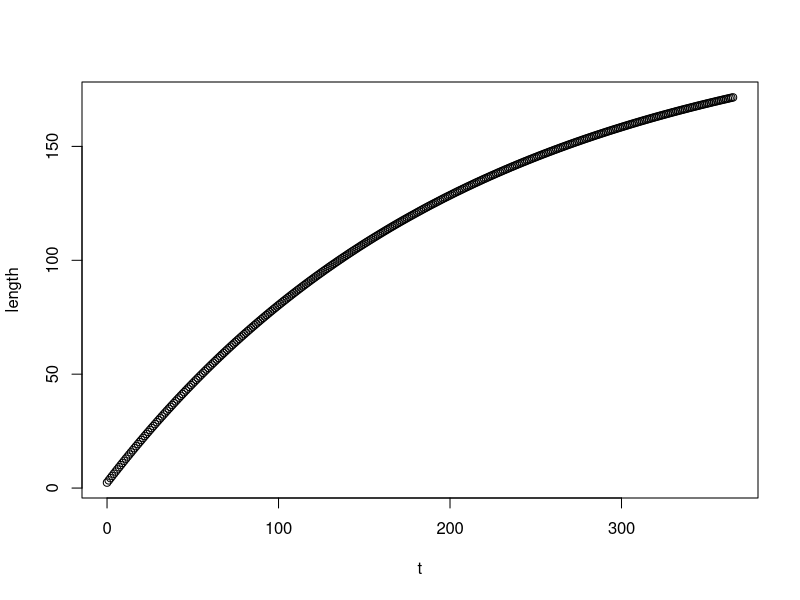
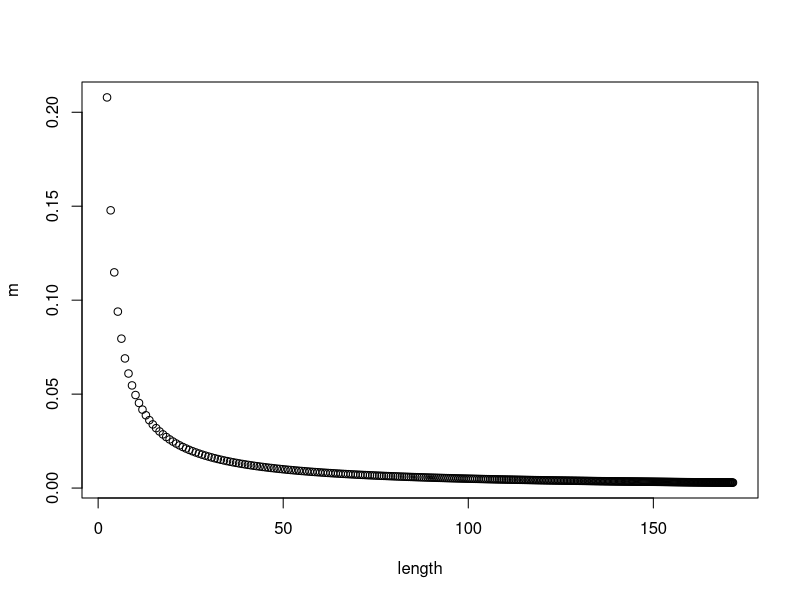
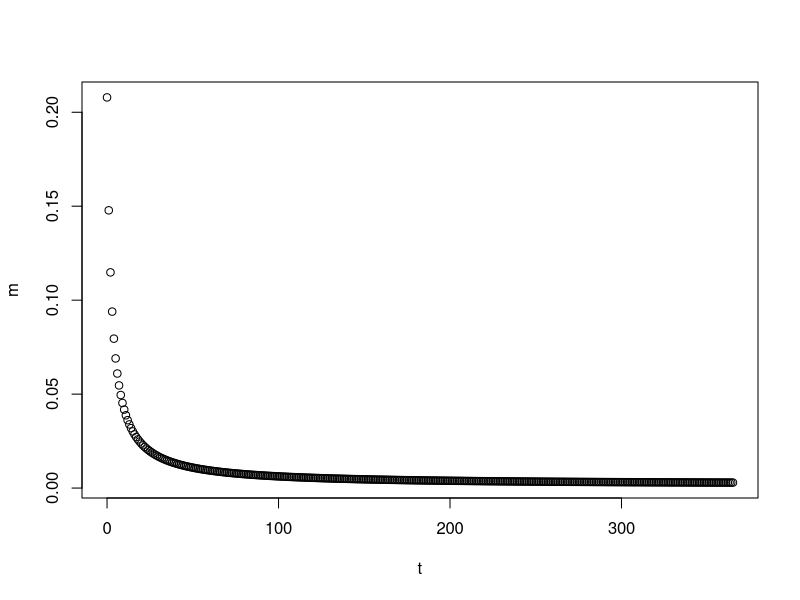
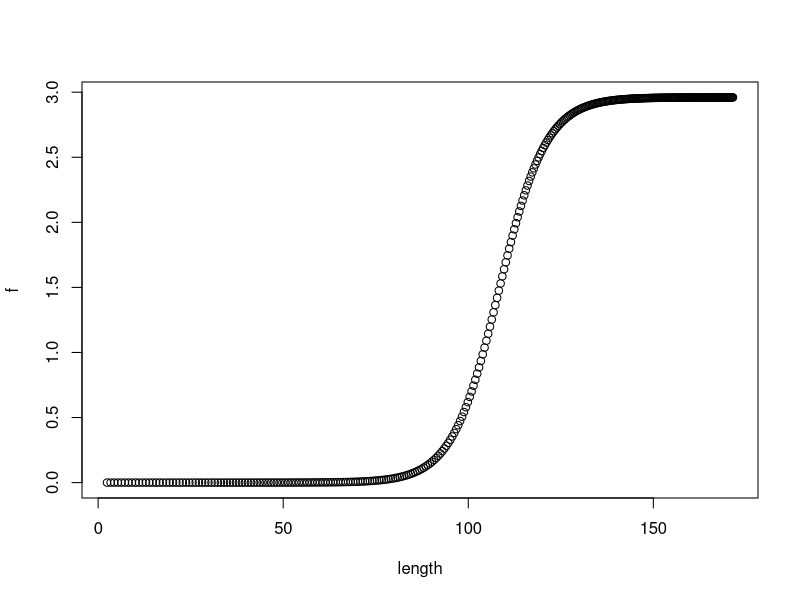
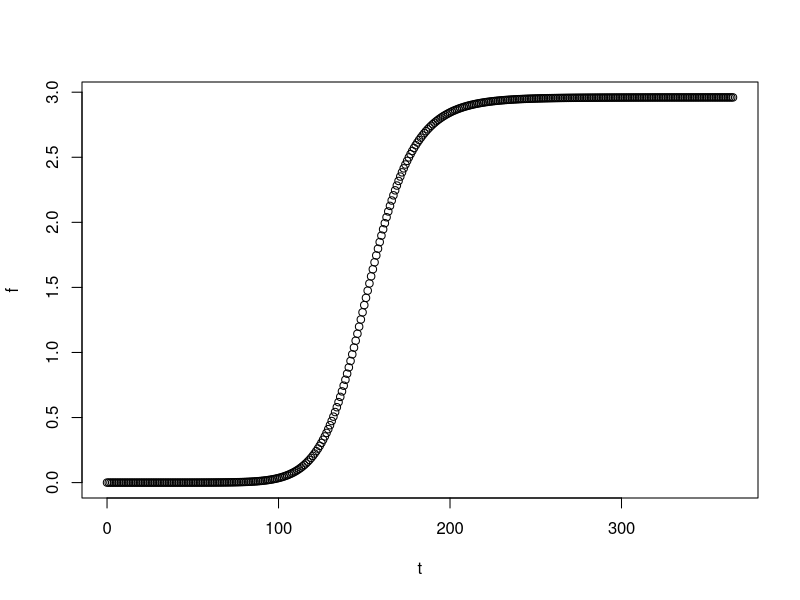
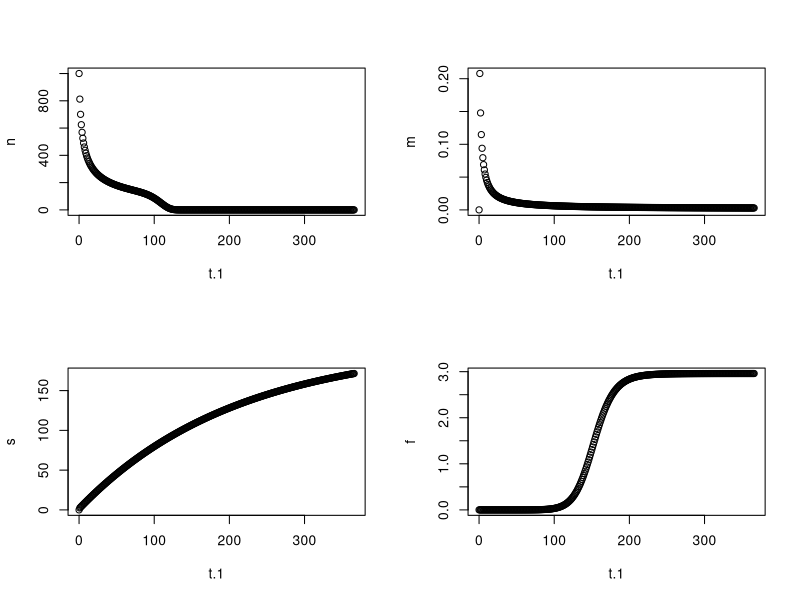

Generate these figures, in order, with R:
####This code is to recreate the Lorenzen model using actual data for juveniles to adult

##Growth model (I guess with a von bertalanffy model, I dont' have to do stepwise function. Implicitly assuming continuous growth)
l.inf=mean(c(219.8, 204.1, 208, 211.8, 211, 188.6)) ##average adult size (CW) in mm
l.rel=mean(c(2.38, 2.43)) ##average size at crab stage 1
# K=mean(c(1.82, 1.8, 1.9, 1.7, 1.64, 1.62)) ####Based on the modeled outputs and the results from Josileen and Menon 2005, I'm pretty sure these K values are annual growth rates. So I'm going to divide them by 365 and work in days
K=mean(c(1.82, 1.8, 1.9, 1.7, 1.64, 1.62))/365

size=function(t){
	l=l.inf-(l.inf-l.rel)*exp(-K*t)
}

t=seq(0, 365, by =1) ##assume day
length=size(t)
plot(length~t) ##excellent, growth output seems to match paper's data

##Mortality function
mr=1 ###Most basic, I need some number for mr (at corresponding lr)
lr=0.5

mortality=function(l){
	m=mr*(lr/l)
}
m=mortality(length)
plot(m~length)

plot(m~t)


##Fishing function, may have actual data here=
##Should note that f and m are 'rate' in Nexp(rt) so can be any positive numbers (greater than 1 less than 1, it's all good). But doesn't have any meaningful units. It's not %/time period
f.inf=2.96 #SE 0.315
# # q=-1.58 ##Pretty sure q has to be a negative number or equation should have a (-) sign. Going to make q solely positive and put (-) in equation
q=0.158 ##SE 0.126 ##Maybe I want a different distribution than normal for this parameter (has to be soley positive, gamma or use absolute values)
lc=108.3 ##SE 5.8 #

fishing=function(l) {
	f=f.inf/(1+exp(-q*(l-lc)))
}

f=fishing(length)
plot(f~length)
plot(f~t)

##Construct actual forloop
##Great everything works in theory and really, all I need now is to fill in numbers
numbers=function(t, i) {
	num=n[i]*exp(-(mortality(size(t))+fishing(size(t)))*delta.t) ###And technically, i is a variable in the function (Yep)
}

t=seq(from=0, to=365, by=1) ##Need to figure out if starts at 1 or 0 for time. ##Might actually want 0 because that will give reference size for crabs (and relevant parameters following that)
n=rep(0, length(t))
h=rep(0, length(t))
m=rep(0, length(t))
s=rep(0, length(t))
f=rep(0, length(t))

n[1]=1000
delta.t=1


for(i in 1:length(t))
{
	n[i+1]=numbers(t=t[i], i=i)
	s[i+1]=size(t[i])
	m[i+1]=mortality(size(t[i]))
	f[i+1]=fishing(size(t[i]))
}

t.1=c(t, max(t)+1)
par(mfrow=(c(2,2)))
plot(n~t.1)
plot(m~t.1)
plot(s~t.1)
plot(f~t.1)